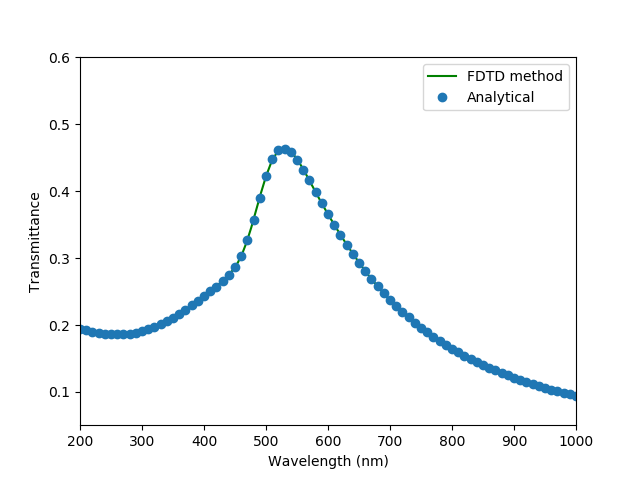

Julia code for this plot:
# Calculation of the transmittance
# using the proposed FDTD method vs analytical

#Code written in Julia programming language
#Konstantinos Prokopidis, August, 24,2015
#Revised in January, 21, 2019

#The code is tested in Julia 1.0.1

#To use fft function first install FFTW package:
#using Pkg
#Pkg.add("FFTW")

using DelimitedFiles
using FFTW
using PyPlot

#solution of the total field
tot_field=readdlm("total.dat");
#solution of the incident field
inc_field=readdlm("inc.dat");

Nt_zeros=80000; #zero padding
tot_field=[tot_field zeros(1,Nt_zeros)];
inc_field=[inc_field zeros(1,Nt_zeros)];

#We take the Fourier transform
totf=fft(tot_field);
incf=fft(inc_field);

#calculation of the transmittance
transm=abs.(totf)./abs.(incf);

#the following parameters are taken from the FDTD codes
Q=0.3; #Courant number
m0=12.566E-7; #permability of free space
e0=8.854187817620E-12; #permittivity of free space
c0=1/sqrt(e0*m0); #velocity of light
dz=1e-9; #space step
dt=Q*dz/c0; #time step
Nt=length(tot_field); #Number of time steps

#Plot the reflection coefficient calculated using FDTD method
df=1/(Nt*dt);
f=0:df:df*(Nt/4);
lambda_FDTD=c0./f;

#----------------------Calculation of the analytical Transmittance
#Parameters of the Drude-CP model for Gold (paper Vial 2011)
epsilon_inf=1.1431;
omega_D=1.3202e16;
gamma=1.0805e14;

A1=0.26698;
phi1=-1.2371;
Omega1=3.8711e15;
Gamma1=4.4642e14;

A2=3.0834;
phi2=-1.0968;
Omega2=4.1684e15;
Gamma2=2.3555e15;

lambda=200e-9:10e-9:1000e-9;
omega=2*pi*(c0./lambda);
Id=ones(length(omega),1);
epsilon=epsilon_inf*Id+(omega_D^2) ./(-omega.^2+im*gamma*omega) +
    A1*Omega1*(exp(im*phi1) ./((Omega1-im*Gamma1)*Id+omega) + exp(-im*phi1) ./((Omega1+im*Gamma1)*Id-omega)) +
    A2*Omega2*(exp(im*phi2) ./((Omega2-im*Gamma2)*Id+omega) + exp(-im*phi2) ./((Omega2+im*Gamma2)*Id-omega));

ri= sqrt.(epsilon);

#complex propagation constant
g=im*(omega/c0).*ri;

b0=omega./c0; #wavelength in free space

#impendances
n0=sqrt(m0/e0); #of free space
n=n0./ri; #of the medium

Z1=n0./n;
Z2=n./n0;

#the thickness of the slab
d=20e-9;
#Transmission coefficient
T=4*exp.(im*d*b0) ./ ((ones(length(n))-Z1).*(ones(length(n))-Z2).*exp.(-g*d)
+(ones(length(n))+Z1).*(ones(length(n))+Z2).*exp.(g*d));


# Plotting
#FDTD solution
plot(lambda_FDTD./1e-9,(transm[1:length(f)]).^2,color="g");
#Analytical solution
plot(lambda./1e-9,abs.(T.^2),"o");
xlabel("Wavelength (nm)")
ylabel("Transmittance")
axis([200, 1000, 0.05, 0.6])
legend(["FDTD method","Analytical"])
